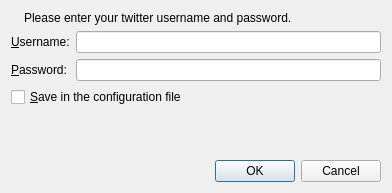
<ui version="4.0" >
 <class>Dialog</class>
 <widget class="QDialog" name="Dialog" >
  <property name="geometry" >
   <rect>
    <x>0</x>
    <y>0</y>
    <width>392</width>
    <height>193</height>
   </rect>
  </property>
  <property name="windowTitle" >
   <string>Twitter Authentication - uRSSus</string>
  </property>
  <property name="windowIcon" >
   <iconset resource="../images/icons.qrc" >
    <normaloff>:/urssus.svg</normaloff>:/urssus.svg</iconset>
  </property>
  <layout class="QVBoxLayout" name="verticalLayout" >
   <item>
    <layout class="QHBoxLayout" name="horizontalLayout" >
     <item>
      <widget class="QLabel" name="label_4" >
       <property name="sizePolicy" >
        <sizepolicy vsizetype="Fixed" hsizetype="Fixed" >
         <horstretch>0</horstretch>
         <verstretch>32</verstretch>
        </sizepolicy>
       </property>
       <property name="maximumSize" >
        <size>
         <width>32</width>
         <height>32</height>
        </size>
       </property>
       <property name="text" >
        <string/>
       </property>
       <property name="pixmap" >
        <pixmap resource="../images/icons.qrc" >:/twitter.svg</pixmap>
       </property>
       <property name="scaledContents" >
        <bool>true</bool>
       </property>
      </widget>
     </item>
     <item>
      <widget class="QLabel" name="label" >
       <property name="sizePolicy" >
        <sizepolicy vsizetype="Preferred" hsizetype="Expanding" >
         <horstretch>0</horstretch>
         <verstretch>0</verstretch>
        </sizepolicy>
       </property>
       <property name="text" >
        <string>Please enter your twitter username and password.</string>
       </property>
      </widget>
     </item>
    </layout>
   </item>
   <item>
    <layout class="QGridLayout" name="gridLayout" >
     <item row="0" column="0" >
      <widget class="QLabel" name="label_2" >
       <property name="text" >
        <string>&amp;Username:</string>
       </property>
       <property name="buddy" >
        <cstring>username</cstring>
       </property>
      </widget>
     </item>
     <item row="0" column="1" >
      <widget class="QLineEdit" name="username" />
     </item>
     <item row="1" column="0" >
      <widget class="QLabel" name="label_3" >
       <property name="text" >
        <string>&amp;Password:</string>
       </property>
       <property name="buddy" >
        <cstring>password</cstring>
       </property>
      </widget>
     </item>
     <item row="1" column="1" >
      <widget class="QLineEdit" name="password" >
       <property name="echoMode" >
        <enum>QLineEdit::Password</enum>
       </property>
      </widget>
     </item>
    </layout>
   </item>
   <item>
    <widget class="QCheckBox" name="saveit" >
     <property name="text" >
      <string>&amp;Save in the configuration file</string>
     </property>
    </widget>
   </item>
   <item>
    <spacer name="verticalSpacer" >
     <property name="orientation" >
      <enum>Qt::Vertical</enum>
     </property>
     <property name="sizeHint" stdset="0" >
      <size>
       <width>20</width>
       <height>40</height>
      </size>
     </property>
    </spacer>
   </item>
   <item>
    <widget class="QDialogButtonBox" name="buttonBox" >
     <property name="orientation" >
      <enum>Qt::Horizontal</enum>
     </property>
     <property name="standardButtons" >
      <set>QDialogButtonBox::Cancel|QDialogButtonBox::Ok</set>
     </property>
    </widget>
   </item>
  </layout>
  <zorder>label</zorder>
  <zorder>saveit</zorder>
  <zorder>buttonBox</zorder>
  <zorder>verticalSpacer</zorder>
  <zorder>verticalSpacer</zorder>
  <zorder>verticalSpacer</zorder>
  <zorder>label_4</zorder>
  <zorder>label</zorder>
 </widget>
 <resources>
  <include location="../images/icons.qrc" />
 </resources>
 <connections>
  <connection>
   <sender>buttonBox</sender>
   <signal>accepted()</signal>
   <receiver>Dialog</receiver>
   <slot>accept()</slot>
   <hints>
    <hint type="sourcelabel" >
     <x>248</x>
     <y>254</y>
    </hint>
    <hint type="destinationlabel" >
     <x>157</x>
     <y>274</y>
    </hint>
   </hints>
  </connection>
  <connection>
   <sender>buttonBox</sender>
   <signal>rejected()</signal>
   <receiver>Dialog</receiver>
   <slot>reject()</slot>
   <hints>
    <hint type="sourcelabel" >
     <x>316</x>
     <y>260</y>
    </hint>
    <hint type="destinationlabel" >
     <x>286</x>
     <y>274</y>
    </hint>
   </hints>
  </connection>
 </connections>
</ui>
